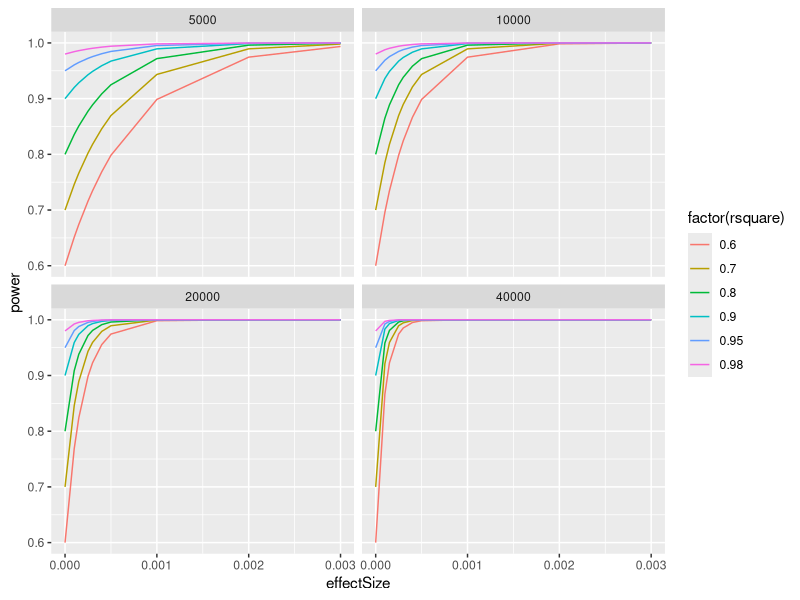

This figure's R source: (Note: this script raises an error after producing the figure.)
library(pwr)
library(ggplot2)
# assuming effect sizes of 0.1, 0.2, 0.3 %

popsize <- c(0.5,1,2,4) * 10000

effectSize <- c(0.1,0.15,0,2,0.25,0.3,0.4,0.5,1, 2, 3)/1000
rsquare <- c(6,7,8,9,9.5,9.8)/10
rsquare
siglevel <- 5e-8

data <- expand.grid(effectSize,rsquare, siglevel,popsize)
names(data) <- c("effectSize", "rsquare", "sigLevel", "popSize")
data

res <- apply(data, 1, function(x) {
  pwr.f2.test(u=1, v= x[2]*x[4] -2, f2=x[1]/(1-x[1]), sig.level=x[2])
})      
length(res)

data$power <- sapply(res, function(x) x$power)

pdf(file="powerPlot.pdf")
ggplot(data=data, aes(x=effectSize, y=power,  color=factor(rsquare))) + geom_line() +facet_wrap(~popSize, nrow=2)
dev.off()

## now let's do cost analysis

genotyping <- 400
samplePrep <- 30
costPer1x <- 133
coverage <- (1:10)/10
budget <- 300000

names(data)
head(data)
popSize <- c(0.5,1,2,4)*10000

costData <- expand.grid(genotyping,samplePrep,costPer1x,budget,coverage)
names(costData) <- c("genotyping","samplePrep","costPer1x","budget","coverage")
costData$sampSize <- with(costData, (budget/( costPer1x*coverage + samplePrep)))

head(data)
names(data) <- c("effectSize", "rsquare", "sigLevel", "popSize")
pwr.f2.test(u=1, v= x[2]*x[4] -2, f2=x[1]/(1-x[1]), sig.level=x[2])

pdf(file="sampleSize.pdf")
ggplot(data=costData, aes(x=coverage, y=sampSize,  )) + geom_line() 
dev.off()
